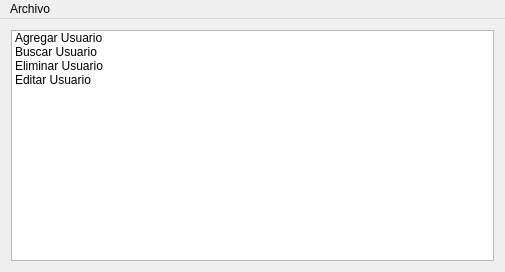
<?xml version="1.0" encoding="UTF-8"?>
<ui version="4.0">
 <class>MainWindow</class>
 <widget class="QMainWindow" name="MainWindow">
  <property name="geometry">
   <rect>
    <x>0</x>
    <y>0</y>
    <width>505</width>
    <height>272</height>
   </rect>
  </property>
  <property name="windowTitle">
   <string>PASSWORD MANAGER</string>
  </property>
  <property name="windowIcon">
   <iconset resource="icons.qrc">
    <normaloff>:/search.png</normaloff>:/search.png</iconset>
  </property>
  <widget class="QWidget" name="centralWidget">
   <layout class="QGridLayout" name="gridLayout">
    <item row="0" column="0">
     <widget class="QListWidget" name="listWidget">
      <property name="iconSize">
       <size>
        <width>50</width>
        <height>50</height>
       </size>
      </property>
      <item>
       <property name="text">
        <string>Agregar Usuario</string>
       </property>
       <property name="icon">
        <iconset resource="icons.qrc">
         <normaloff>:/save.png</normaloff>:/save.png</iconset>
       </property>
      </item>
      <item>
       <property name="text">
        <string>Buscar Usuario</string>
       </property>
       <property name="icon">
        <iconset resource="icons.qrc">
         <normaloff>:/search.png</normaloff>:/search.png</iconset>
       </property>
      </item>
      <item>
       <property name="text">
        <string>Eliminar Usuario</string>
       </property>
       <property name="icon">
        <iconset resource="icons.qrc">
         <normaloff>:/delete.png</normaloff>:/delete.png</iconset>
       </property>
      </item>
      <item>
       <property name="text">
        <string>Editar Usuario</string>
       </property>
       <property name="icon">
        <iconset resource="icons.qrc">
         <normaloff>:/edit.png</normaloff>:/edit.png</iconset>
       </property>
      </item>
     </widget>
    </item>
   </layout>
  </widget>
  <widget class="QMenuBar" name="menuBar">
   <property name="geometry">
    <rect>
     <x>0</x>
     <y>0</y>
     <width>505</width>
     <height>20</height>
    </rect>
   </property>
   <widget class="QMenu" name="menuArchivo">
    <property name="title">
     <string>Archivo</string>
    </property>
    <addaction name="actionQuitar"/>
   </widget>
   <addaction name="menuArchivo"/>
  </widget>
  <action name="actionQuitar">
   <property name="icon">
    <iconset resource="icons.qrc">
     <normaloff>:/cancel.png</normaloff>:/cancel.png</iconset>
   </property>
   <property name="text">
    <string>Quitar</string>
   </property>
  </action>
 </widget>
 <layoutdefault spacing="6" margin="11"/>
 <resources>
  <include location="icons.qrc"/>
 </resources>
 <connections/>
</ui>
